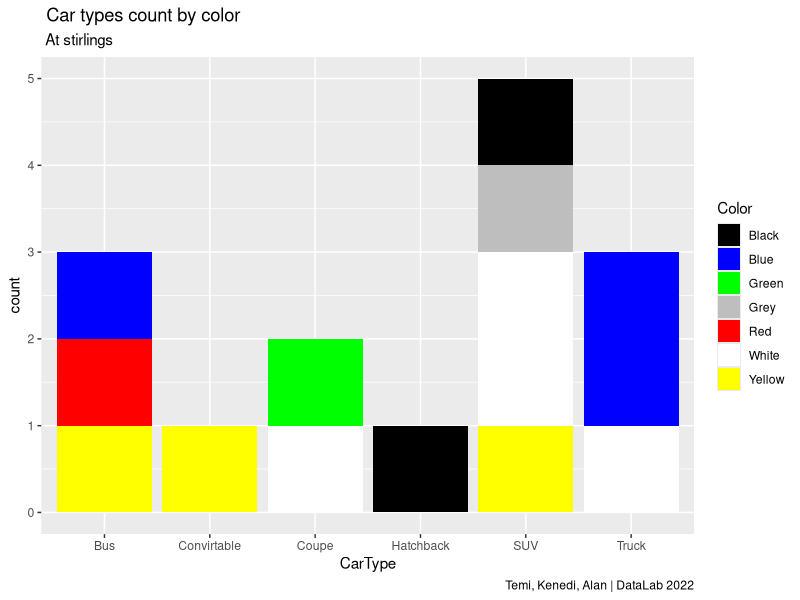

Write R code to recreate this figure.
## ---- chunk 1
knitr::opts_chunk$set( warning = F, message = F)
## ---- chunk 2
library(tidyverse)

df<- read.csv("stircars.csv", stringsAsFactors = F, header = F)
df<-df %>% rename( TimeStamp = V1 , Color = V2, CarType = V3,  Event = V4)

ggplot( data = df, aes(x = CarType, fill = Color))+
  geom_bar()+
  labs(title = " Car types count by color",
       subtitle = " At stirlings",
       caption = "Temi, Kenedi, Alan | DataLab 2022") +
  scale_fill_manual(values = c("Black","Blue","Green","Grey","Red","White","Yellow"))

